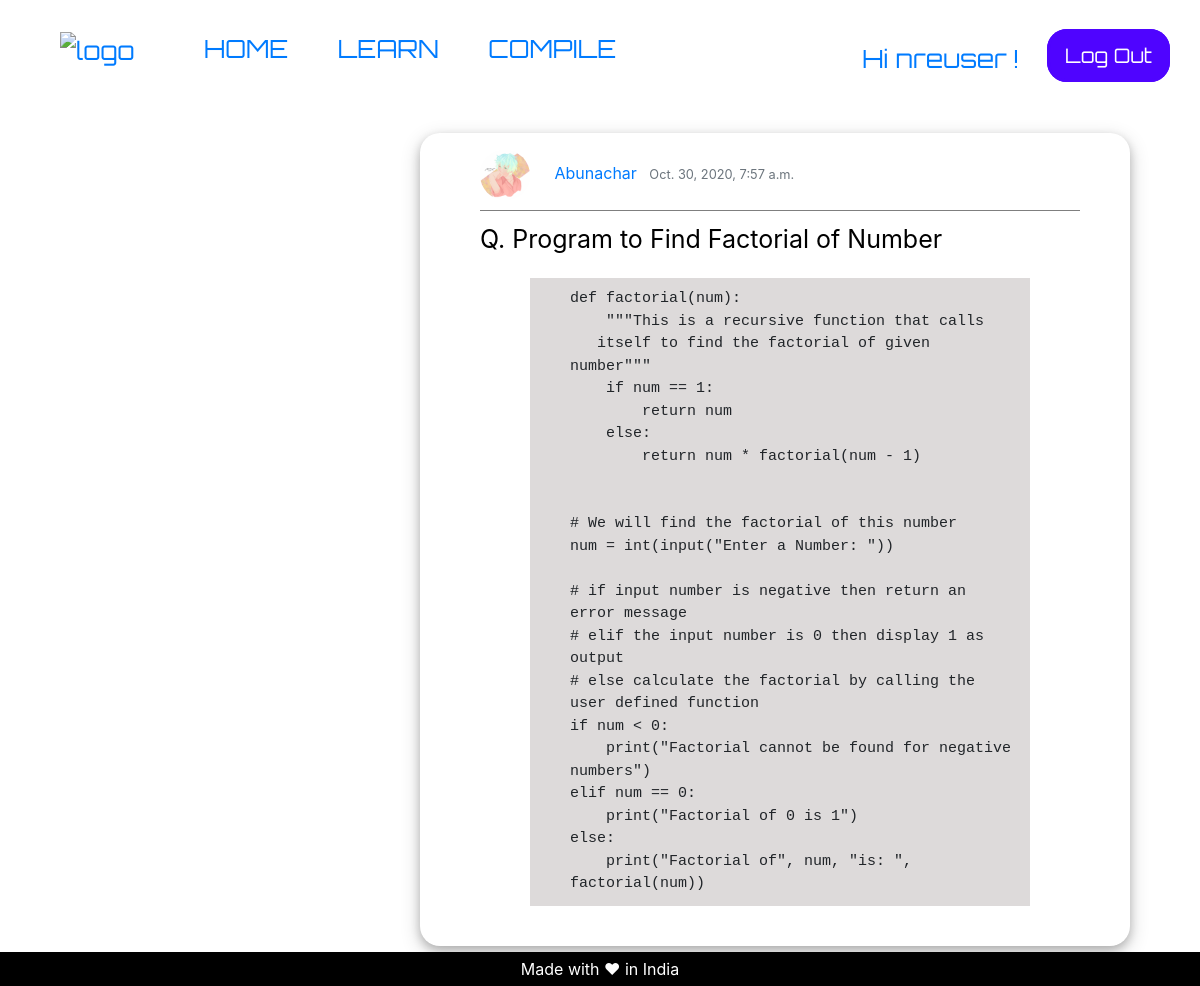
The app's page /beginner/12/ (signed in) with its own data.
### pages/models.py (models this page shows, shortened)
class BegPost(models.Model):
    title = models.CharField(max_length=200)
    author = models.ForeignKey(
        'auth.User',
        on_delete=models.CASCADE,
    )
    date_posted = models.DateTimeField(default=timezone.now)
    solution = models.TextField()

class Profile(models.Model):
    user = models.OneToOneField(User, on_delete=models.CASCADE)
    images = models.ImageField(
        default="default.png", upload_to='profile_pics')

### pages/views.py (the view)
class BeginnerDetailView(LoginRequiredMixin, DetailView):
    model = BegPost
    template_name = 'beg-post-Detail.html'

### templates/beg-post-Detail.html (shortened to what this page needs)
{% extends 'post-Base.html' %}
{% load static %}
{% block Post-content %}
<article class="media content-section shad">
  <div class="media-body">
    <div class="article-metadata under-line">
      <img src="{{ object.author.profile.images.url }}" alt="UserProfile" class="rounded-circle article-img">
      <a class="mr-2" href="#">{{ object.author }}</a>
      <small class="text-muted"> {{ object.date_posted }}</small>
    </div>
    <p class="art-underline article-title">Q. {{ object.title }}</p>
    <pre class="article-content">{{ object.solution }}</pre>
  </div>
</article>
{% endblock Post-content %}

### templates/base.html (shortened to what this page needs)
{% load static %}
<!DOCTYPE html>
<html>
<head>
	<link href="{% static 'css/base.css' %}" rel="stylesheet">
	<link rel="stylesheet" href="https://maxcdn.bootstrapcdn.com/bootstrap/4.0.0/css/bootstrap.min.css">
	{% block headcontent %}
	{% endblock headcontent %}
</head>
<body>
	<div clas="container">
		<div class="nav">
			<div class="nav-left">
				<a href="{% url 'home' %}"><img src="{% static 'images/newlogo.jpg' %}" alt="logo" style="width:70px; height:55px;"></a>
				<a href="{% url 'home' %}">HOME</a>
				<a href="{% url 'learn' %}">LEARN</a>
				<a href="{% url 'compile' %}">COMPILE</a>
			</div>
			<div class="nav-right">
				{% if user.is_authenticated %}
				<div class="userLogin">
					<a href="{% url 'profile' %}">
						Hi {{ user.username }} !
					</a>
				</div>
				<div class="signupBut">
					<a href="{% url 'logout' %}">Log Out</a>
				</div>
				{% endif %}
			</div>
		</div>
		{% block content %}
		{% endblock content %}
	</div>
	<div class="site-footer">
		<div> Made with ❤ in India</div>
	</div>
</body>
</html>

### static/css/base.css (style rules this page uses)
.nav { display: flex; justify-content: space-between; }
.nav a { text-decoration: none; font-size: 25px; padding: 15px 15px 0px 15px; font-family: "Orbitron", sans-serif; }
.nav-right, .nav-left { padding: 30px 30px 0px 30px; }
.nav-right { display: flex; padding-left: 50px; }
.nav-left img { width: 60px; height: 50px; padding-right: 20px; }
.nav-left a { padding-left: 30px; }
.userLogin { font-size: 20px; padding-right: 10px; margin: 10px 3px 5px 3px; font-family: "Orbitron", sans-serif; }
.site-footer { padding: 5px 0px 5px 0px; position: absolute; left: 0; bottom: 0; width: 100%; background-color: black; color: white; text-align: center; }
.signupBut { text-align: right; margin: auto; }
.signupBut a { font-size: 20px; font-family: "Orbitron", sans-serif; color: white; text-decoration: none; padding: 11px 15px 11px 15px; border: 3px solid rgb(79, 4, 255); border-radius: 20px; background: rgb(79, 4, 255); }

### static/css/advance.css (style rules this page uses)
.shad { padding: 17px 50px 20px 60px; box-shadow: 0 4px 10px 0 rgba(0, 0, 0, 0.2), 0 6px 20px 0 rgba(0, 0, 0, 0.19); margin: 40px; border-radius: 20px; }
.under-line { padding-bottom: 10px; border-bottom: 1px solid rgba(0, 0, 0, 0.5); }
.art-underline { padding-top: 10px; font-size: 25px; }
.article-img { width: 50px; height: 50px; margin-right: 20px; }
.article-title { text-decoration: none; color: black; }
.article-content { overflow-x: auto; white-space: pre-wrap; white-space: -moz-pre-wrap; white-space: -pre-wrap; white-space: -o-pre-wrap; word-wrap: break-word; background: rgba(171, 164, 164, 0.4); margin: 20px 50px 20px 50px; padding: 10px 10px 10px 40px; font-size: 15px; }

### records on screen
BegPost: author.profile.images (picture), author "Abunachar", date_posted "Oct. 30, 2020, 7:57 a.m.", title "Program to Find Factorial of Number", solution "def factorial(num): \"\"\"This is a recursive function that calls itself to find the factorial of given number\"\"\" if num == 1: return num else: return num * factorial(num - 1) # We will find the factorial of this number num = int(input(\"Enter a Number: \")) # if input number is negative then return an error message # elif the input number is 0 then display 1 as output # else calculate the factorial by calling the user defined function if num < 0: print(\"Factorial cannot be found for negative numbers\") elif num == 0: print(\"Factorial of 0 is 1\") else: print(\"Factorial of\", num, \"is: \", factorial(num))"

### other values on screen
{{ user.username }} "nreuser"
